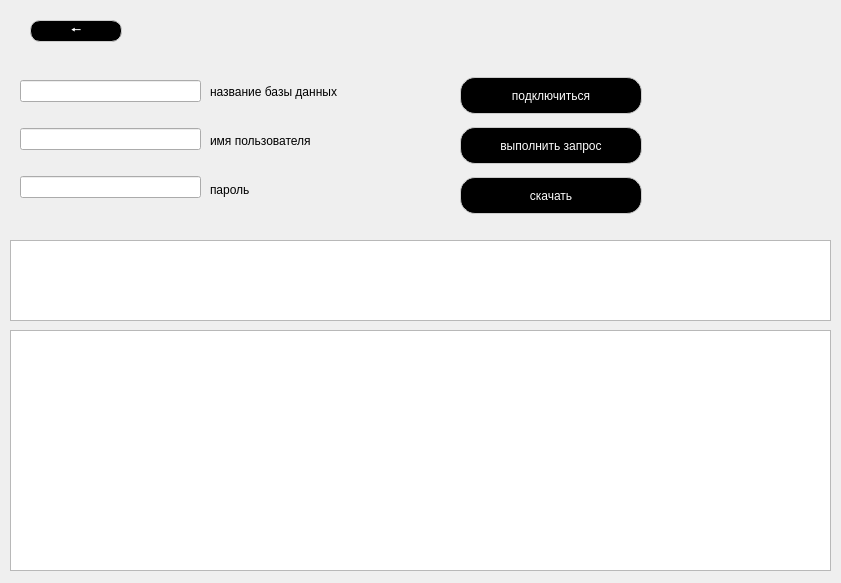
<?xml version="1.0" encoding="UTF-8"?>
<ui version="4.0">
 <class>begin</class>
 <widget class="QWidget" name="begin">
  <property name="geometry">
   <rect>
    <x>0</x>
    <y>0</y>
    <width>841</width>
    <height>583</height>
   </rect>
  </property>
  <property name="windowTitle">
   <string>Form2</string>
  </property>
  <widget class="QTextEdit" name="queryEdit">
   <property name="geometry">
    <rect>
     <x>10</x>
     <y>240</y>
     <width>821</width>
     <height>81</height>
    </rect>
   </property>
  </widget>
  <widget class="QWidget" name="verticalLayoutWidget">
   <property name="geometry">
    <rect>
     <x>460</x>
     <y>70</y>
     <width>211</width>
     <height>151</height>
    </rect>
   </property>
   <layout class="QVBoxLayout" name="verticalLayout">
    <item>
     <widget class="QPushButton" name="pushButton_on">
      <property name="styleSheet">
       <string notr="true">QPushButton{
	color: #ffffff;
	min-width:  180px;
    max-width:  180px;
    min-height: 35px;
    max-height: 35px;
    font: 900 12pt &quot;Segoe UI&quot;;
	background-color: #000000;
	border-radius:15px;
	border: 1px solid #ccc;
}
 QPushButton:hover{
	background-color:#676767;
	
}
</string>
      </property>
      <property name="text">
       <string>подключиться</string>
      </property>
     </widget>
    </item>
    <item>
     <widget class="QPushButton" name="pushButton_do">
      <property name="styleSheet">
       <string notr="true">QPushButton{
	color: #ffffff;
	min-width:  180px;
    max-width:  180px;
    min-height: 35px;
    max-height: 35px;
    font: 900 12pt &quot;Segoe UI&quot;;
	background-color: #000000;
	border-radius:15px;
	border: 1px solid #ccc;
}
 QPushButton:hover{
	background-color:#676767;
	
}
</string>
      </property>
      <property name="text">
       <string>выполнить запрос</string>
      </property>
     </widget>
    </item>
    <item>
     <widget class="QPushButton" name="backup">
      <property name="styleSheet">
       <string notr="true">QPushButton{
	color: #ffffff;
	min-width:  180px;
    max-width:  180px;
    min-height: 35px;
    max-height: 35px;
    font: 900 12pt &quot;Segoe UI&quot;;
	background-color: #000000;
	border-radius:15px;
	border: 1px solid #ccc;
}
 QPushButton:hover{
	background-color:#676767;
	
}
</string>
      </property>
      <property name="text">
       <string>скачать</string>
      </property>
     </widget>
    </item>
   </layout>
  </widget>
  <widget class="QWidget" name="verticalLayoutWidget_2">
   <property name="geometry">
    <rect>
     <x>20</x>
     <y>60</y>
     <width>181</width>
     <height>161</height>
    </rect>
   </property>
   <layout class="QVBoxLayout" name="verticalLayout_2">
    <item>
     <widget class="QLineEdit" name="databaseEdit"/>
    </item>
    <item>
     <widget class="QLineEdit" name="usernameEdit"/>
    </item>
    <item>
     <widget class="QLineEdit" name="passwordEdit"/>
    </item>
   </layout>
  </widget>
  <widget class="QTableView" name="tableView">
   <property name="geometry">
    <rect>
     <x>10</x>
     <y>330</y>
     <width>821</width>
     <height>241</height>
    </rect>
   </property>
  </widget>
  <widget class="QWidget" name="verticalLayoutWidget_3">
   <property name="geometry">
    <rect>
     <x>210</x>
     <y>70</y>
     <width>231</width>
     <height>141</height>
    </rect>
   </property>
   <layout class="QVBoxLayout" name="verticalLayout_3">
    <item>
     <widget class="QLabel" name="label">
      <property name="styleSheet">
       <string notr="true">
font: 700 12pt &quot;Segoe UI&quot;;</string>
      </property>
      <property name="text">
       <string>название базы данных</string>
      </property>
     </widget>
    </item>
    <item>
     <widget class="QLabel" name="label_3">
      <property name="styleSheet">
       <string notr="true">font: 700 12pt &quot;Segoe UI&quot;;</string>
      </property>
      <property name="text">
       <string>имя пользователя</string>
      </property>
     </widget>
    </item>
    <item>
     <widget class="QLabel" name="label_2">
      <property name="styleSheet">
       <string notr="true">font: 700 12pt &quot;Segoe UI&quot;;</string>
      </property>
      <property name="text">
       <string>пароль</string>
      </property>
     </widget>
    </item>
   </layout>
  </widget>
  <widget class="QPushButton" name="backButton">
   <property name="geometry">
    <rect>
     <x>30</x>
     <y>20</y>
     <width>92</width>
     <height>22</height>
    </rect>
   </property>
   <property name="whatsThis">
    <string>&lt;html&gt;&lt;head/&gt;&lt;body&gt;&lt;p&gt;назад&lt;/p&gt;&lt;/body&gt;&lt;/html&gt;</string>
   </property>
   <property name="styleSheet">
    <string notr="true">QPushButton{
	color: #ffffff;
	min-width:  90px;
    max-width:  90px;
    min-height: 20px;
    max-height: 20px;
    font: 900 14pt &quot;Segoe UI&quot;;
	background-color: #000000;
	border-radius:10px;
	border: 1px solid #ccc;
}
 QPushButton:hover{
	background-color:#676767;
	
}
</string>
   </property>
   <property name="text">
    <string>🠔</string>
   </property>
  </widget>
 </widget>
 <resources/>
 <connections/>
</ui>
